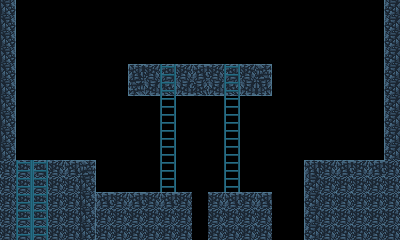

Tiled map render using the project's own tile images. Description and the whole map definition, tile-layer contents included, below:
An orthogonal 25x15 tile map with 16x16 px tiles, 2 tile layers (tiles, foreground) and 16 objects (14x tile, spawn, key).

<map version="1.5" tiledversion="1.6.0" orientation="orthogonal" renderorder="right-down" width="25" height="15" tilewidth="16" tileheight="16" infinite="0" nextlayerid="4" nextobjectid="26">
 <editorsettings>
  <export target="../test.lua" format="lua" />
 </editorsettings>
 <properties>
  <property name="music" value="cave" />
 </properties>
 <tileset firstgid="1" name="base" tilewidth="16" tileheight="16" tilecount="418" columns="22">
  <image source="../../../assets/graphics/game/tiles.png" width="352" height="304" />
 </tileset>
 <layer id="1" name="tiles" width="25" height="15">
  <data encoding="csv">
223,0,0,0,0,0,0,0,0,0,0,0,0,0,0,0,0,0,0,0,0,0,0,0,226,
223,0,0,0,0,0,0,0,0,0,0,0,0,0,0,0,0,0,0,0,0,0,0,0,226,
223,0,0,0,0,0,0,0,0,0,0,0,0,0,0,0,0,0,0,0,0,0,0,0,226,
223,0,0,0,0,0,0,0,0,0,0,0,0,0,0,0,0,0,0,0,0,0,0,0,226,
223,0,0,0,0,0,0,0,312,246,247,246,247,246,247,246,311,0,0,0,0,0,0,0,226,
223,0,0,0,0,0,0,0,290,203,202,203,202,203,202,203,289,0,0,0,0,0,0,0,226,
223,0,0,0,0,0,0,0,0,0,0,0,0,0,0,0,0,0,0,0,0,0,0,0,226,
223,0,0,0,0,0,0,0,0,0,0,0,0,0,0,0,0,0,0,0,0,0,0,0,226,
223,0,0,0,0,0,0,0,0,0,0,0,0,0,0,0,0,0,0,0,0,0,0,0,226,
223,0,0,0,0,0,0,0,0,0,0,0,0,0,0,0,0,0,0,0,0,0,0,0,226,
310,246,247,246,247,311,0,0,0,0,0,0,0,0,0,0,0,0,0,312,246,247,246,247,309,
309,309,309,309,309,223,0,0,0,0,0,0,0,0,0,0,0,0,0,226,309,310,309,309,309,
309,309,309,309,309,223,247,246,247,246,247,246,0,246,247,246,247,0,0,226,309,309,309,309,309,
309,309,309,309,309,223,309,310,309,310,309,310,0,310,309,310,309,0,0,226,309,309,309,309,309,
309,309,309,309,309,223,309,310,309,310,309,310,0,310,309,310,309,0,0,226,309,309,309,309,309
</data>
 </layer>
 <layer id="3" name="foreground" width="25" height="15">
  <data encoding="csv">
0,0,0,0,0,0,0,0,0,0,0,0,0,0,0,0,0,0,0,0,0,0,0,0,0,
0,0,0,0,0,0,0,0,0,0,0,0,0,0,0,0,0,0,0,0,0,0,0,0,0,
0,0,0,0,0,0,0,0,0,0,0,0,0,0,0,0,0,0,0,0,0,0,0,0,0,
0,0,0,0,0,0,0,0,0,0,0,0,0,0,0,0,0,0,0,0,0,0,0,0,0,
0,0,0,0,0,0,0,0,0,0,91,0,0,0,91,0,0,0,0,0,0,0,0,0,0,
0,0,0,0,0,0,0,0,0,0,91,0,0,0,91,0,0,0,0,0,0,0,0,0,0,
0,0,0,0,0,0,0,0,0,0,91,0,0,0,91,0,0,0,0,0,0,0,0,0,0,
0,0,0,0,0,0,0,0,0,0,91,0,0,0,91,0,0,0,0,0,0,0,0,0,0,
0,0,0,0,0,0,0,0,0,0,91,0,0,0,91,0,0,0,0,0,0,0,0,0,0,
0,0,0,0,0,0,0,0,0,0,91,0,0,0,91,0,0,0,0,0,0,0,0,0,0,
0,91,91,0,0,0,0,0,0,0,91,0,0,0,91,0,0,0,0,0,0,0,0,0,0,
0,91,91,0,0,0,0,0,0,0,91,0,0,0,91,0,0,0,0,0,0,0,0,0,0,
0,91,91,0,0,0,0,0,0,0,0,0,0,0,0,0,0,0,0,0,0,0,0,0,0,
0,91,91,0,0,0,0,0,0,0,0,0,0,0,0,0,0,0,0,0,0,0,0,0,0,
0,91,91,0,0,0,0,0,0,0,0,0,0,0,0,0,0,0,0,0,0,0,0,0,0
</data>
 </layer>
 <objectgroup id="2" name="entities">
  <object id="1" name="tile" x="128" y="64" width="32" height="32" />
  <object id="2" name="tile" x="0" y="160" width="16" height="80" />
  <object id="3" name="tile" x="304" y="160" width="96" height="80" />
  <object id="4" name="tile" x="96" y="192" width="96" height="48" />
  <object id="5" name="spawn" x="192" y="48" width="16" height="16" />
  <object id="9" name="tile" x="176" y="64" width="48" height="32" />
  <object id="10" name="tile" x="240" y="64" width="32" height="32" />
  <object id="11" name="tile" x="160" y="64" width="16" height="128">
   <properties>
    <property name="ladder" type="bool" value="true" />
   </properties>
  </object>
  <object id="12" name="tile" x="224" y="64" width="16" height="128">
   <properties>
    <property name="ladder" type="bool" value="true" />
   </properties>
  </object>
  <object id="17" name="tile" x="208" y="192" width="64" height="48" />
  <object id="19" name="tile" x="384" y="0" width="16" height="160" />
  <object id="20" name="tile" x="0" y="0" width="16" height="160" />
  <object id="21" name="key" x="48" y="144" width="16" height="16" />
  <object id="22" name="tile" x="48" y="160" width="48" height="80" />
  <object id="23" name="tile" x="16" y="160" width="16" height="80">
   <properties>
    <property name="ladder" type="bool" value="true" />
   </properties>
  </object>
  <object id="24" name="tile" x="32" y="160" width="16" height="80">
   <properties>
    <property name="ladder" type="bool" value="true" />
   </properties>
  </object>
 </objectgroup>
</map>
